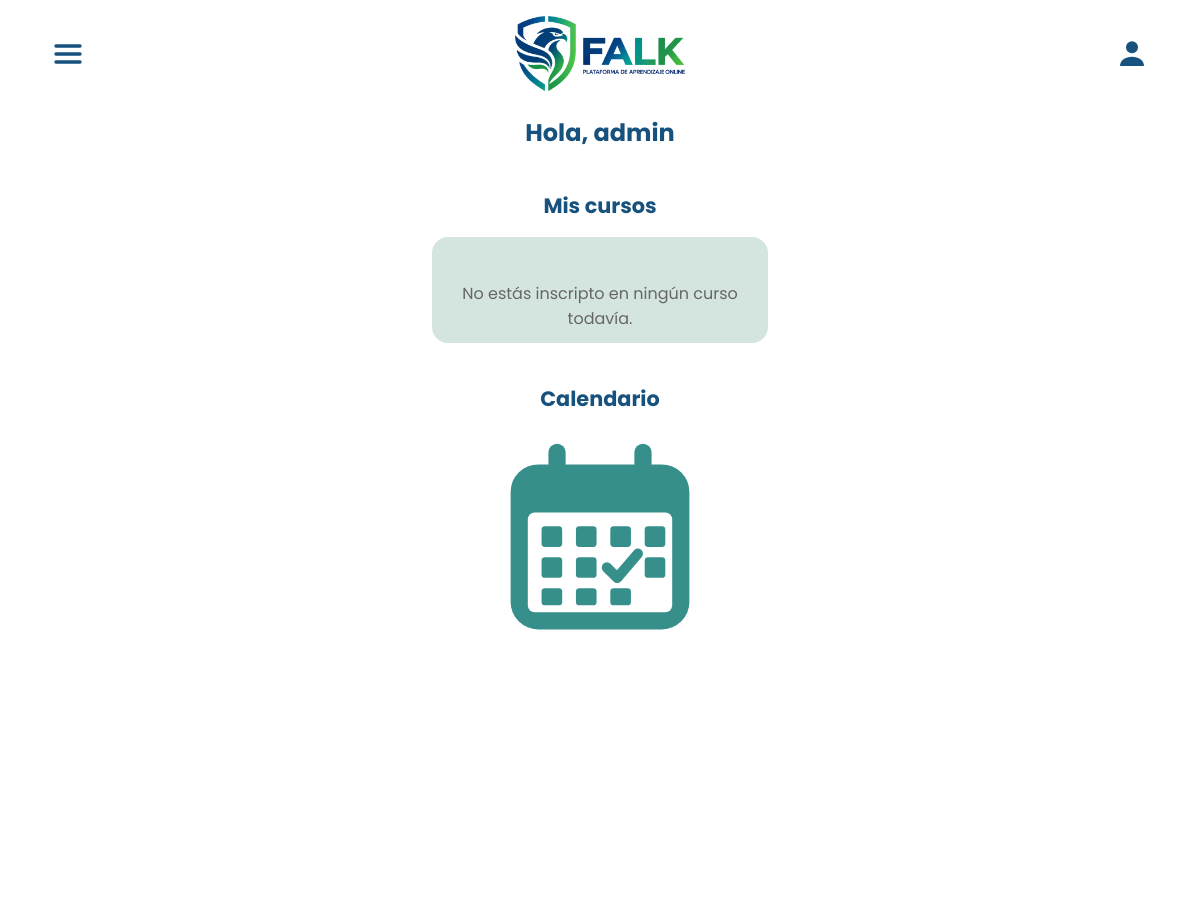
Page /pages-back/home.php (signed in) on the earlier database version.
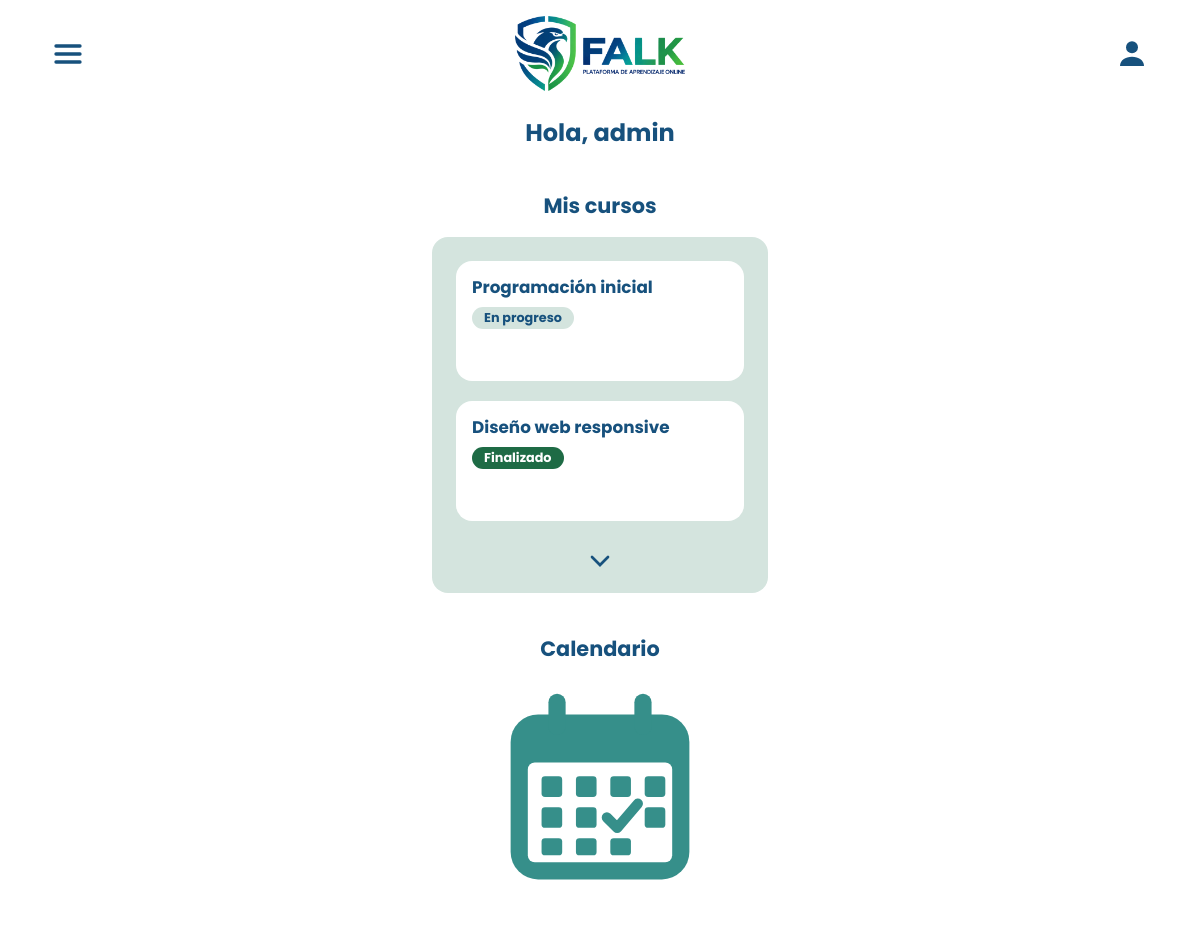
Same page on the later database version.
### tables this page shows
CREATE TABLE `cursos` (
  `id` int(11) NOT NULL,
  `user_id` int(11) NOT NULL,
  `nombre` varchar(255) NOT NULL,
  `estado` enum('en_progreso','finalizado') DEFAULT 'en_progreso',
  `fecha_fin` date DEFAULT NULL
);

### config/cursos-mock.php (called while the page is built, shortened)
<?php
function obtenerCursosDeUsuario(int $user_id): array {
    try {
        $pdo = DB::getConnection();
        $sql = "SELECT id, nombre, estado, fecha_fin FROM cursos WHERE user_id = ?";
        $stmt = $pdo->prepare($sql);
        $stmt->execute([$user_id]);
        return $stmt->fetchAll();
    } catch (PDOException $e) {
        return [];
    }
}
?>

### pages-back/home.php (the view, shortened to what this page needs)
<?php
require_once __DIR__ . '/../config/cursos-mock.php';
$usuario_id = $_SESSION['user_id'];
$cursos_del_usuario = obtenerCursosDeUsuario($usuario_id);
?>
<!DOCTYPE html>
<html lang="es">
<head>
    <link rel="stylesheet" href="../styles/styles.css">
</head>
<body>
    <header class="barra-superior">
        <button type="button" class="boton-icono" id="boton-menu" aria-label="Abrir menú" aria-expanded="false" aria-controls="menu-principal">
            <svg viewBox="0 0 24 24" fill="none" stroke="currentColor" stroke-width="2.5" stroke-linecap="round" aria-hidden="true">
                <line x1="3" y1="6" x2="21" y2="6" />
                <line x1="3" y1="12" x2="21" y2="12" />
                <line x1="3" y1="18" x2="21" y2="18" />
            </svg>
        </button>
        <img src="../pictures/logo-falk.png" alt="FALK - Plataforma de aprendizaje online" class="logo">
        <a href="perfil.php" class="boton-icono" aria-label="Mi perfil">
            <svg viewBox="0 0 24 24" fill="currentColor" aria-hidden="true">
                <circle cx="12" cy="7" r="4.5" />
                <path d="M3 21c0-4.4 4-7 9-7s9 2.6 9 7z" />
            </svg>
        </a>
    </header>
    <main class="contenedor-principal">
        <section class="seccion-home">
            <h1>Hola, <?= htmlspecialchars($_SESSION['username'], ENT_QUOTES, 'UTF-8') ?></h1>
        </section>
        <section class="seccion-home">
            <h2>Mis cursos</h2>
            <div class="contenedor-cursos">
                <?php
                $contador = 0;
                if (empty($cursos_del_usuario)) {
                    echo "<p style='grid-column: 1 / -1; text-align: center; color: #666; margin-top: 20px;'>No estás inscripto en ningún curso todavía.</p>";
                } else {
                    foreach ($cursos_del_usuario as $curso) {
                        $contador++;
                        $clasesCss = "tarjeta-curso";
                        if ($contador > 2) {
                            $clasesCss .= " curso-extra oculto";
                        }
                        $estadoCss = ($curso['estado'] === 'finalizado') ? 'finalizado' : 'en-progreso';
                        $estadoTexto = ($curso['estado'] === 'finalizado') ? 'Finalizado' : 'En progreso';
                ?>
                        <article class="<?php echo $clasesCss; ?>">
                            <h3><?php echo htmlspecialchars($curso['nombre']); ?></h3>
                            <p class="estado-curso <?php echo $estadoCss; ?>"><?php echo $estadoTexto; ?></p>
                        </article>
                <?php
                    }
                }
                ?>
                <?php if (!empty($cursos_del_usuario) && count($cursos_del_usuario) > 2): ?>
                    <button type="button" id="btn-mostrar-mas" class="boton-icono boton-desplegable" aria-label="Ver más cursos"> <svg viewBox="0 0 24 24" fill="none" stroke="currentColor" stroke-width="2" stroke-linecap="round" aria-hidden="true">
                            <polyline points="6 9 12 15 18 9" />
                        </svg>
                    </button>
                <?php endif; ?>
            </div>
        </section>
        <section class="seccion-home">
            <h2>Calendario</h2>
            <a href="calendario.php" class="calendario" aria-label="Ver calendario">
            </a>
        </section>
    </main>
</body>
</html>

Differences in the rows shown:
added cursos: nombre "Programación inicial", estado "En progreso"
added cursos: nombre "Diseño web responsive", estado "Finalizado"
Other differences:
text no longer shown: "No estás inscripto en ningún curso todavía."
